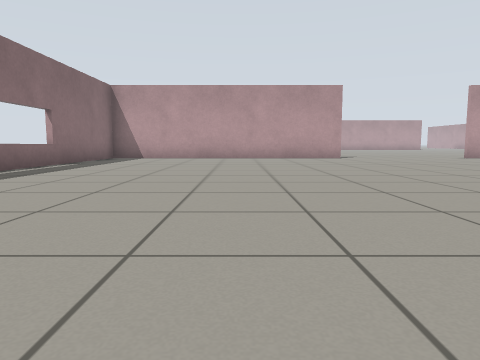
View 1 (above)

16 first-person views from a walk through a world built for the Gazebo simulator. The camera is 0.5 m above the floor, tilts 6° down and sees 70° across. The floor is counted in squares, 1 m on a side. Each view is taken from the middle of a square. On the plan, view 1 faces up. The plan holds only what a view shows up to about 9 squares ahead; the rest is blank. The place goes on beyond the plan.

View 2
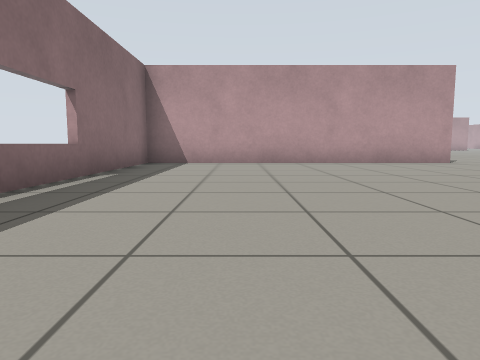

View 3
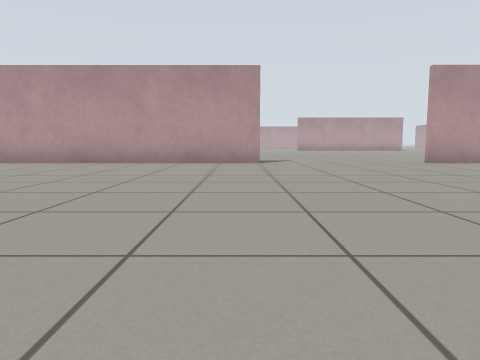

View 4
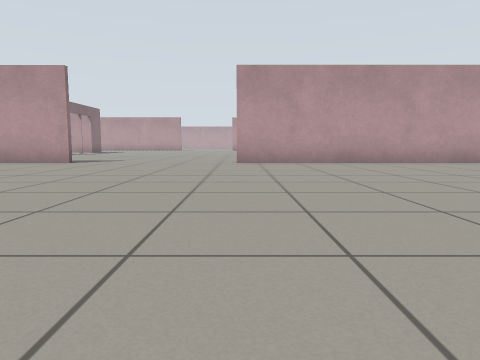

View 5
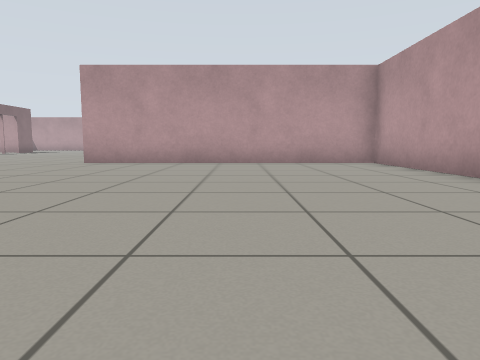

View 6
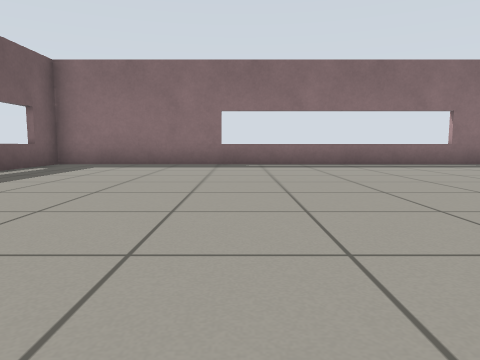

View 7
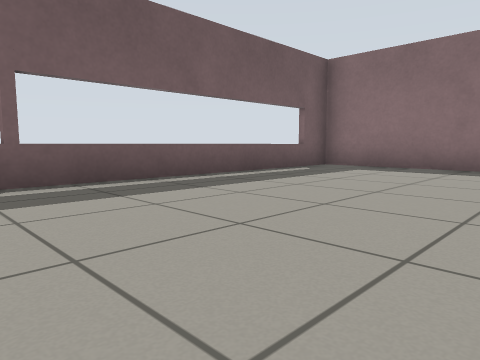

View 8
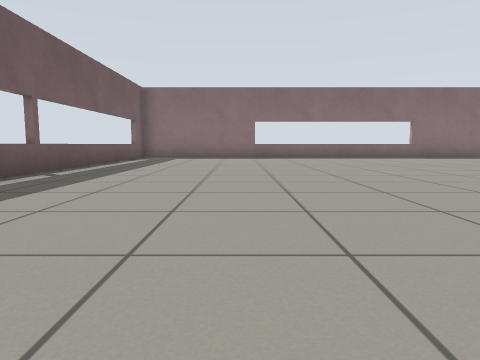

View 9
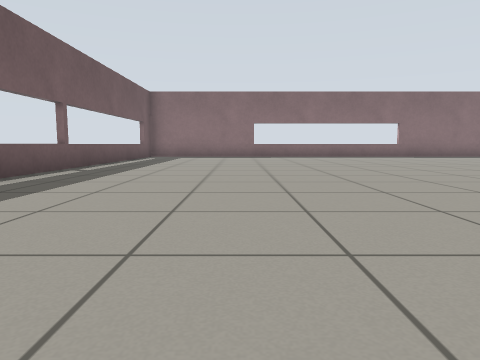

View 10
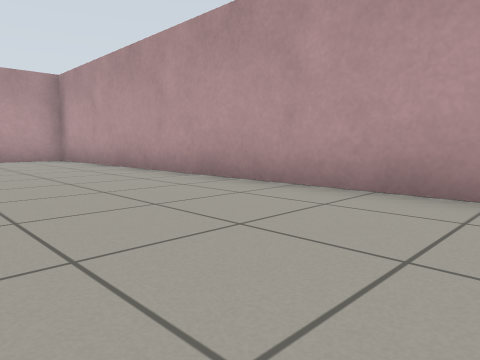

View 11
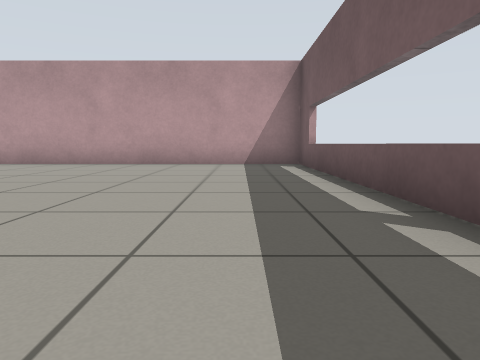

View 12
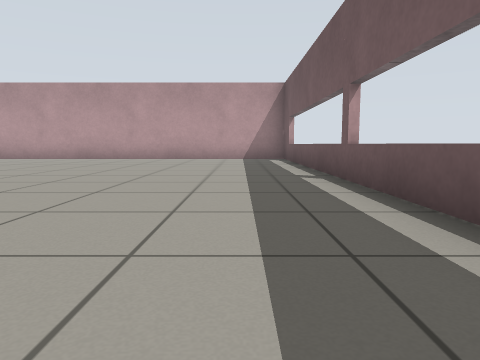

View 13
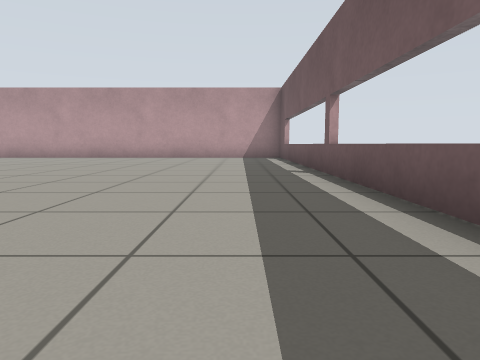

View 14
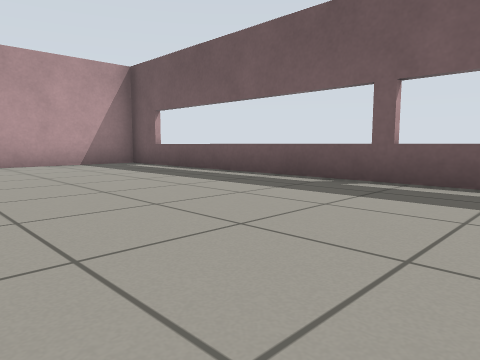

View 15
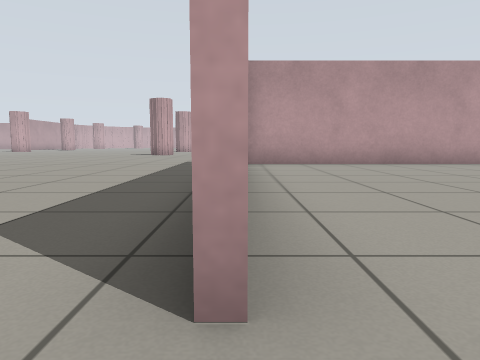

View 16
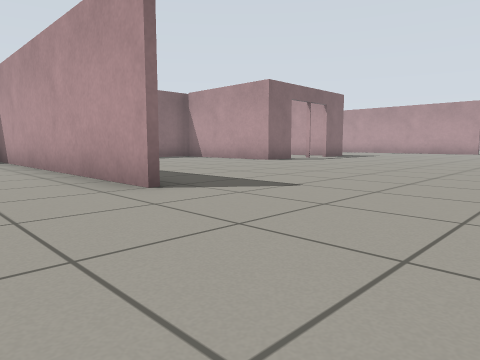

### Floor plan
Points are (right, up) in squares from view 1. A wall is a line through its corners. A room is listed if a view was taken in it or the views show most of it. See-through windows are left out.
Room 1 (views 1, 2, 3, 4, 5, 6, 7, 8, 9, 10, 11, 12, 13, 14, 16)
walls: (2.6, 12) (-4.4, 12) (-4.4, -1.5) (15.5, -1.5) (15.5, 12) (7.9, 12)
ways out: opening at (5, 11.2) to room 2
Room 2 (view 15)
walls: (3.6, 12) (2.6, 12)
ways out: opening at (5, 11.2) to room 1

Positions as (right, up) in squares from view 1, and headings:
1: (0, 0), facing up
2: (-2, 3), facing up
3: (3, 3), facing up
4: (8, 3), facing up
5: (12, 3), facing up
6: (4, 3), facing left
7: (3, 3), facing down-left
8: (8, 2), facing left
9: (9, 2), facing left
10: (12, 1), facing up-right
11: (7, 0), facing right
12: (4, 0), facing right
13: (3, 0), facing right
14: (7, 3), facing down-right
15: (7, 12), facing right
16: (7, 10), facing up-left
